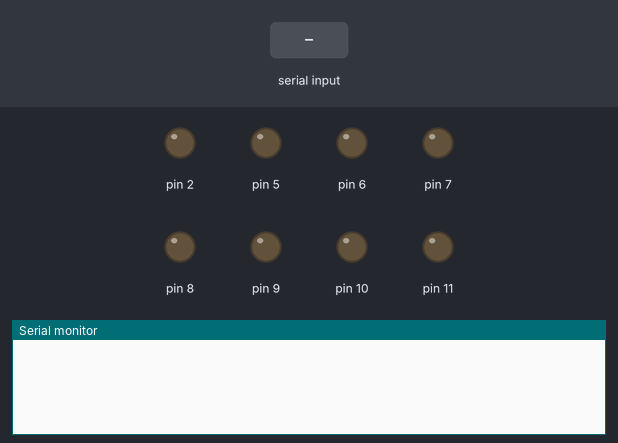
A sketch run on a simulated Arduino Uno, built with avr-gcc and run on an emulated ATmega328P. Shown: output pins drawn as LEDs (lit = HIGH), the last lines printed to the serial monitor. The inputs (shaded band) are chosen by the test bench.

Above: at 1.2 s.
1.3 s: byte 1 (1) received over Serial
At 3.2 s:
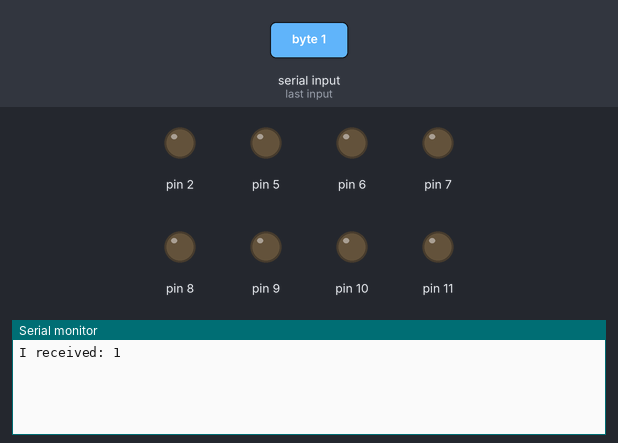
3.8 s: "1\n" received over Serial
At 4.25 s:
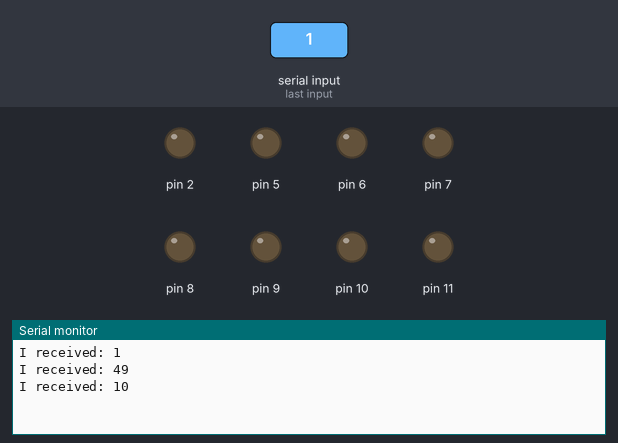
6.8 s: byte 0 (0) received over Serial
At 8.9 s:
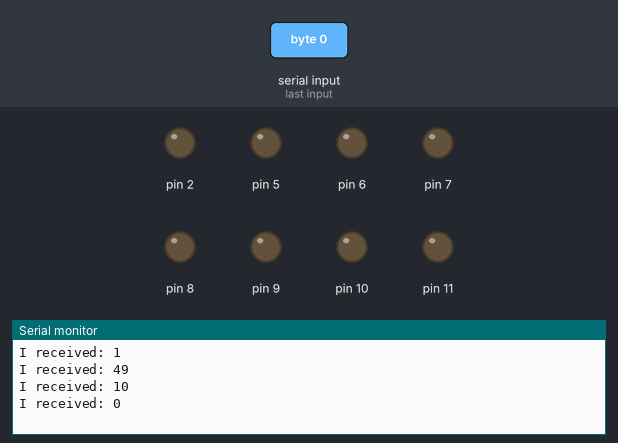
Timing chart, 0 to 10.4 s (numbered marks = the images above; inputs shaded):
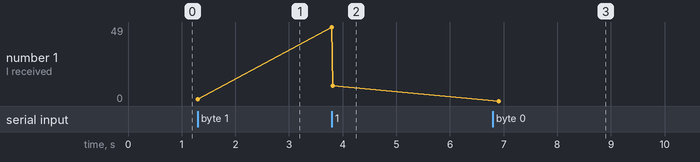

Measured:
- after the input at 1.3 s, the serial monitor: prints a new line at once (image 1)
- after the input at 3.8 s, the serial monitor: prints a new line at once (image 2)
- after the input at 6.8 s, the serial monitor: prints a new line after 0.11 s (image 3)
- plotted number 1: 1 → 10 after the input at 3.8 s, 10 → 0 after the input at 6.8 s

The sketch:

RobotCarCode.ino
```cpp
int incomingByte = 0,n;
byte Speed =50;
boolean SW =false;

void setup()
{
  Serial.begin(9600); // opens serial port, sets data rate to 9600 bps
  pinMode(11, OUTPUT);
  pinMode(10, OUTPUT);
  pinMode(9, OUTPUT);
  pinMode(8, OUTPUT);
  pinMode(5, OUTPUT);
  pinMode(7, OUTPUT);
  pinMode(6, OUTPUT);
  pinMode(2, OUTPUT);
}

void loop()
{
  // send data only when you receive data:
  if (Serial.available() > 0) {
    // read the incoming byte:
    incomingByte = Serial.read();

    // say what you got:
    Serial.print("I received: ");
    Serial.println(incomingByte, DEC);
   if(incomingByte == 1) {
    SW = true;
    Buzzer();
    }
   else if(incomingByte == 0) {
    SW =false;
    Buzzer();
   }
  }

  if(SW){
      if(incomingByte == 6){
     Forward();
      }
      else if(incomingByte == 7){
     Back();
      }
      else if(incomingByte == 9){
     Left();
      }
      else if(incomingByte == 8){
     Right();
      }
      else if(incomingByte == 10){
      Dimmer();
      Stop();
      }
      else if((incomingByte == 2)||(incomingByte == 3)){
     digitalWrite(2,(incomingByte & 1));
      }
      else if((incomingByte == 5)||(incomingByte == 4)){
     digitalWrite(11,(incomingByte & 1));
      }
  else if(incomingByte >= 15){
     Speed= incomingByte;
      }
}


}

void Forward(){
      analogWrite(10, Speed);
      digitalWrite(9, HIGH);
      digitalWrite(8, LOW);
      analogWrite(5, Speed);
      digitalWrite(7, HIGH);
      digitalWrite(6, LOW);
  }


  void Back(){
      analogWrite(10, Speed);
      digitalWrite(9, 0);
      digitalWrite(8, 1);
      analogWrite(5, Speed);
      digitalWrite(7, 0);
      digitalWrite(6, 1);
  }

    void Stop(){
      analogWrite(10, 0);
      digitalWrite(9, 0);
      digitalWrite(8, 0);
      analogWrite(5, 0);
      digitalWrite(7, 0);
      digitalWrite(6, 0);
  }


      void Right(){
      analogWrite(10, Speed*.75);
      digitalWrite(9, 0);
      digitalWrite(8, 1);
      analogWrite(5, (Speed)*.75);
      digitalWrite(7, 1);
      digitalWrite(6, 0);

  }

      void Left(){
      analogWrite(10, Speed*.75);
      digitalWrite(9, 1);
      digitalWrite(8, 0);
      analogWrite(5, (Speed)*.75);
      digitalWrite(7, 0);
      digitalWrite(6, 1);
  }

  void Dimmer(){
    for(int i =Speed ;  i>0 ; i--){
      analogWrite(10, i);
      analogWrite(5, i);
      delay(3);
      }
    }


    void Buzzer(){
        for(n= 0;n<=255;n++){
    analogWrite(11,n);
    delay(2);
    }
    for(n= 0;n<=255;n++){
    analogWrite(11,n);
    delay(2);
    }
    analogWrite(11,0);

      }
```
